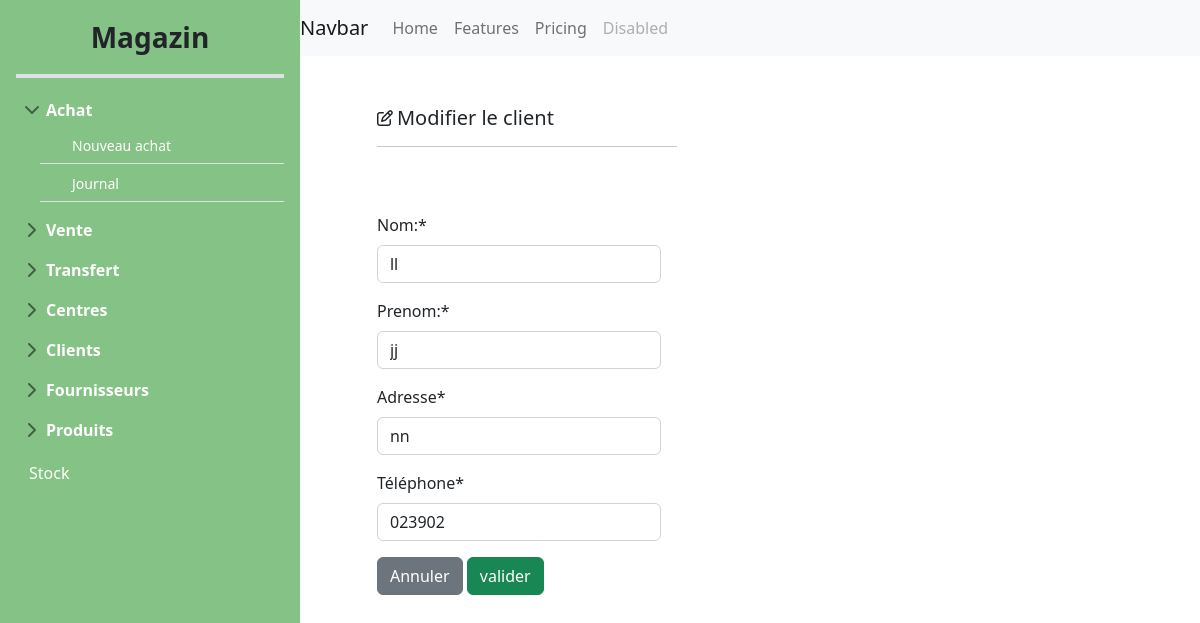
/clientEdit/1/, run on the app's committed database.
### main_store/models.py (models this page shows)
class Client(models.Model):
    code_cl = models.AutoField(primary_key=True)
    nom_cl = models.CharField(max_length=50)
    prenom_cl = models.CharField(max_length=50)
    adresse_cl = models.CharField(max_length=100)
    telephone_cl = models.CharField(max_length=50)
    credit = models.FloatField(default=0.0)

### main_store/views.py (the view)
# urls.py: path('clientEdit/<int:pk>/',views.modifier_client,name='clientEdit'),
def modifier_client(request,pk):
    client=Client.objects.get(code_cl=pk)
    if request.method=='POST':
        form=ClientForm(request.POST,instance=client)
        if form.is_valid():
            form.save()
            return redirect("clientList")
    else:
        form=ClientForm(instance=client)
        return render(request,'main-store/clients/clientEdit.html',{"form":form})

### main_store/forms.py
class ClientForm(forms.ModelForm):
    class Meta:
        model=Client
        fields=['nom_cl','prenom_cl','adresse_cl','telephone_cl']
        labels = {
            'nom_cl' : 'Nom:',
            'prenom_cl':'Prenom:',
            'adresse_cl':'Adresse',
            'telephone_cl':'Téléphone',
        }

### templates/main-store/clients/clientEdit.html (shortened to what this page needs)
{%extends 'main-store/base/baseStore.html' %}
{%load crispy_forms_tags%}
{%block content%}
<div class="row ">
    <div class="col-md-1"></div>
    <div class="col-md-11">
        <div>
            <div class="d-flex align-items-center" style="padding-top: 50px;">
                <i class="fa-regular fa-pen-to-square me-1"></i>
                <h5 class="mb-0">Modifier le client
                </h5>
            </div>
            <hr>
        </div>
    </div>
</div>
<div class="row" style="padding-top: 20px;">
</div>
<div class="row" style="padding-top: 30px;">
    <div class="col-md-1"></div>
    <div class="col-md-4">
        <form method="POST">
            {{form|crispy}}
            <a class="btn btn-secondary " href="{%url 'clientList' %}">
                Annuler </a></td>
            <input class="btn btn-success btn-block" type="submit" value="valider">
        </form>
    </div>
    <div class="col-md-7"></div>
    {%endblock%}

### static/custom.css (style rules this page uses)
body { min-height: 100vh; min-height: -webkit-fill-available; overflow-x: hidden; margin: 0; padding: 0; }
html { height: -webkit-fill-available; }
hr { width: 300px; }

### data on the page
Client: nom_cl "ll", prenom_cl "jj", adresse_cl "nn", telephone_cl "023902"
